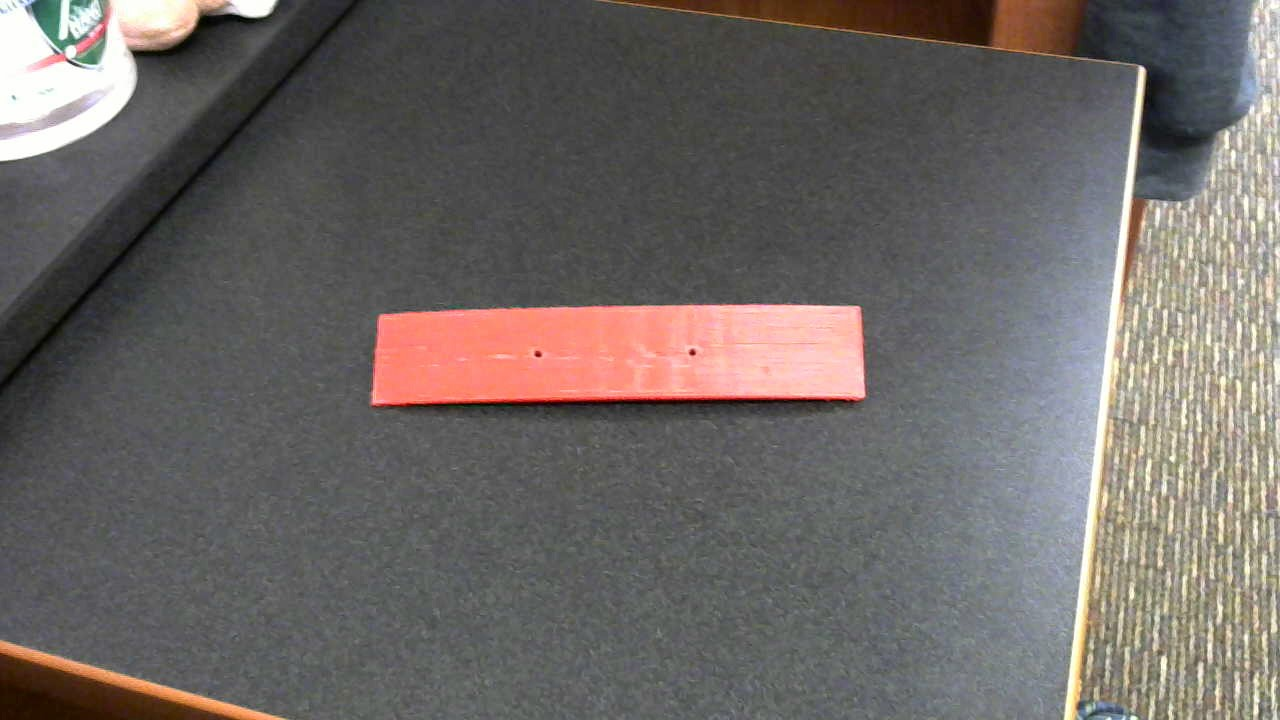
#> input picture images/Mix/0.jpg, 1280 x 720 px
$ python -i utils.py   (imports and definitions only)   (older library calls are emulated)
#> lines starting #> are read from the running program, lines starting #| are printed output that depends on the picture; after the words box and inside, x2 and y2 are one past the last pixel; in counts of white or black regions, pixels touching at a corner belong together
#> further down, picture is the input picture: shape (720, 1280, 3); mean B, G, R 101.5, 104.2, 109.9
import cv2 as cv
import numpy as np
from shapefeatures import customFeatures

def preprocess(img):
    _, binary = cv.threshold(img, 127, 255, type=cv.THRESH_BINARY)
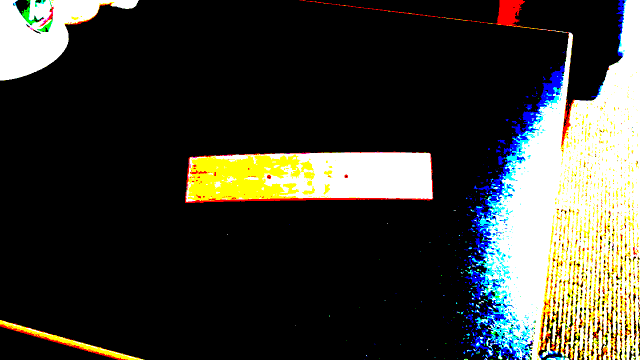
#> binary: shape (720, 1280, 3) (shown at 1/2 size); mean B, G, R 51.6, 58.8, 58.6

    hsv = cv.cvtColor(binary, cv.COLOR_BGR2HSV)
#> hsv: shape (720, 1280, 3); mean H, S, V 4, 20.5, 65.5
    thresh = cv.inRange(hsv, (0, 0, 0), (180, 255, 80))
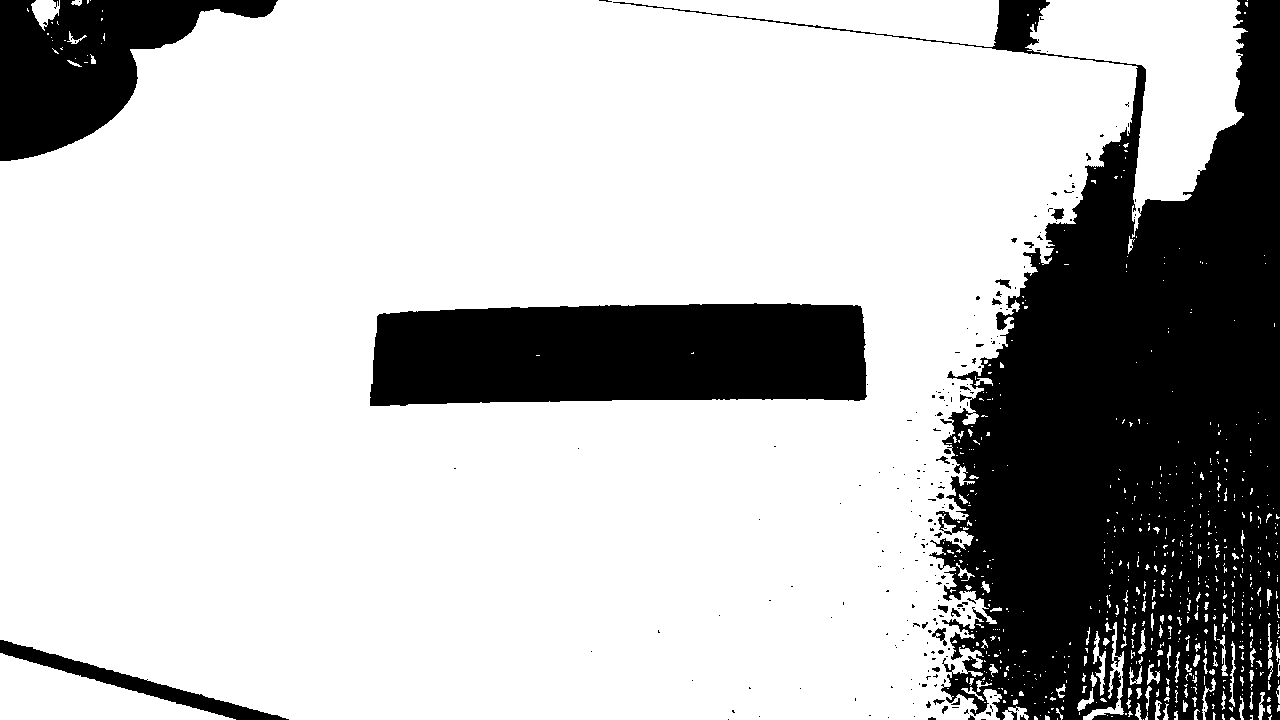
#> thresh: shape (720, 1280); 74.3% white; 219 black regions (190 under 20 px), largest, box (x1, y1, x2, y2) and area: (613, 0, 1280, 720) 163047, (370, 303, 867, 406) 46405, (0, 0, 278, 161) 21845
    smooth = cv.medianBlur(thresh, 5)
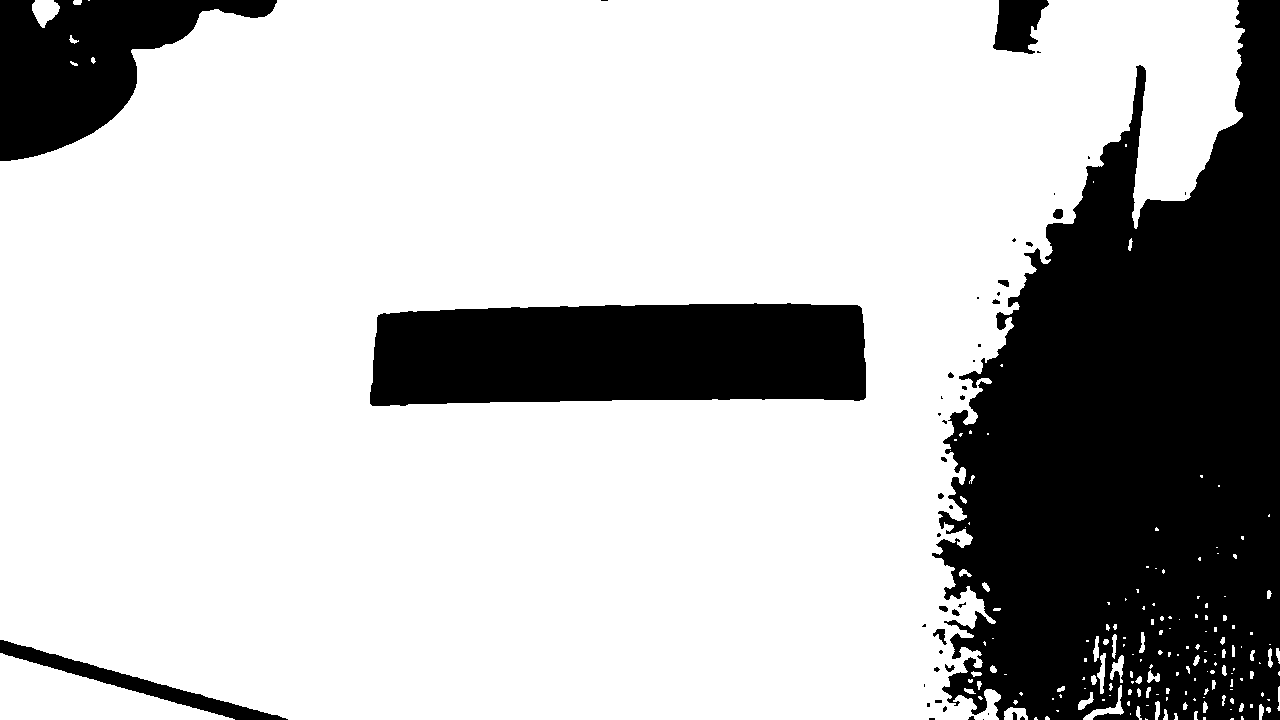
#> smooth: shape (720, 1280); 74% white; 47 black regions (27 under 20 px), largest, box (x1, y1, x2, y2) and area: (932, 0, 1280, 720) 164305, (370, 303, 866, 406) 46405, (0, 0, 277, 161) 22006
    return smooth

# [28 lines left out: functions saveFeatures, loadFeatures, loadReference, not called in this run]

def euclideanDist(A, B):
    return np.sqrt(np.sum((A - B)**2))

# [54 lines left out: functions NVIP, Tanimoto, R2, compare, predict, not called in this run]

>>> import cv2
>>> picture = cv2.imread('../images/Mix/0.jpg')
>>> result = preprocess(picture)

$ run again, on images/Mix/1.jpg
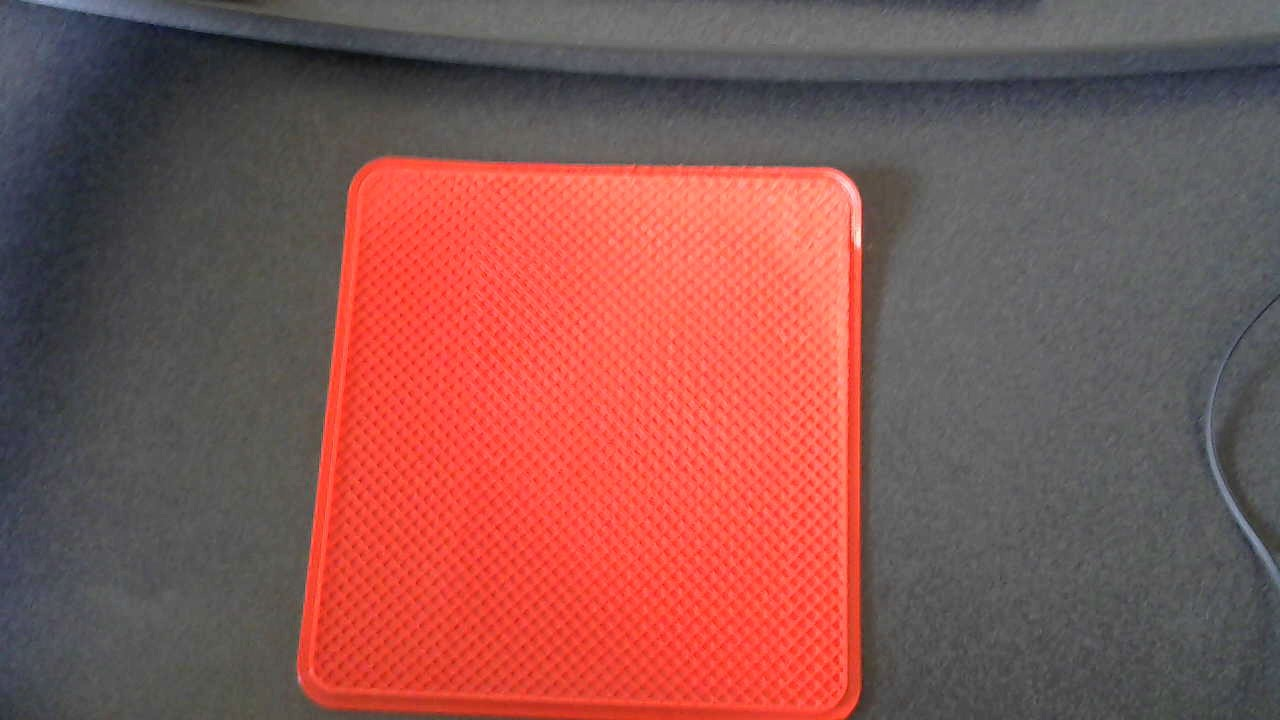
#> input picture images/Mix/1.jpg, 1280 x 720 px
#> picture is the input picture: shape (720, 1280, 3); mean B, G, R 81.8, 85.4, 136.8
#> in preprocess, `_, binary = cv.threshold(img, 127, 255, type=cv.THRESH_BINARY)`:
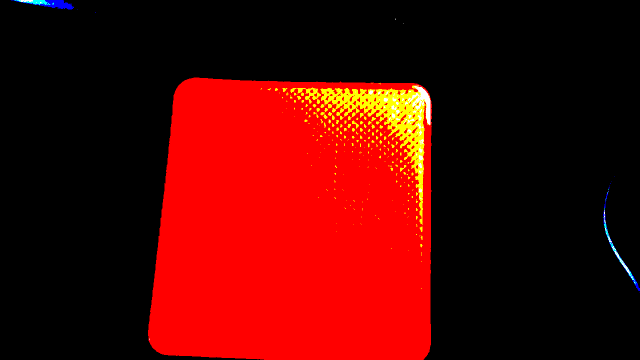
#> binary: shape (720, 1280, 3) (shown at 1/2 size); mean B, G, R 1.3, 5.4, 82.8
#> hsv: shape (720, 1280, 3); mean H, S, V 0.7, 82.5, 83.3
#> in preprocess, `thresh = cv.inRange(hsv, (0, 0, 0), (180, 255, 80))`:
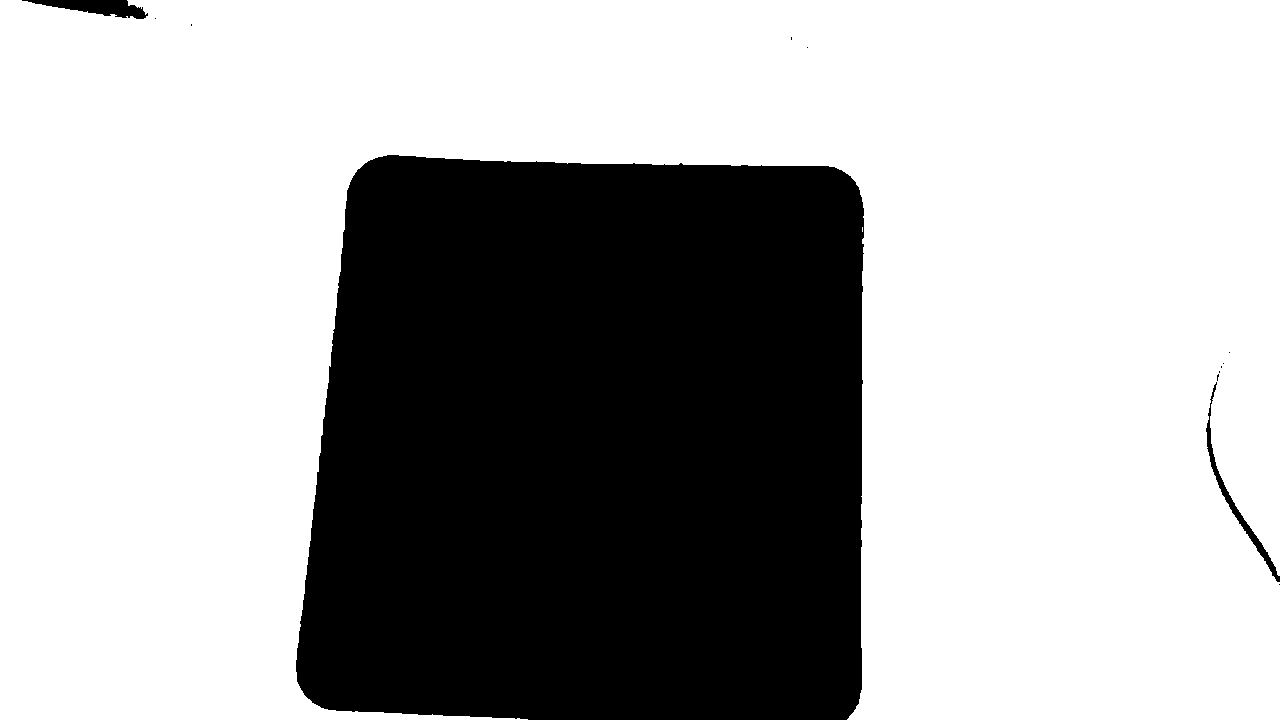
#> thresh: shape (720, 1280); 67.3% white; 13 black regions (10 under 20 px), largest, box (x1, y1, x2, y2) and area: (296, 155, 864, 720) 298831, (22, 0, 148, 19) 1245, (1206, 382, 1280, 582) 1049
#> smooth: shape (720, 1280); 67.3% white; 4 black regions (1 under 20 px), largest, box (x1, y1, x2, y2) and area: (296, 155, 864, 720) 298827, (24, 0, 147, 19) 1242, (1206, 423, 1280, 583) 975

$ run again, on images/Mix/10.jpg
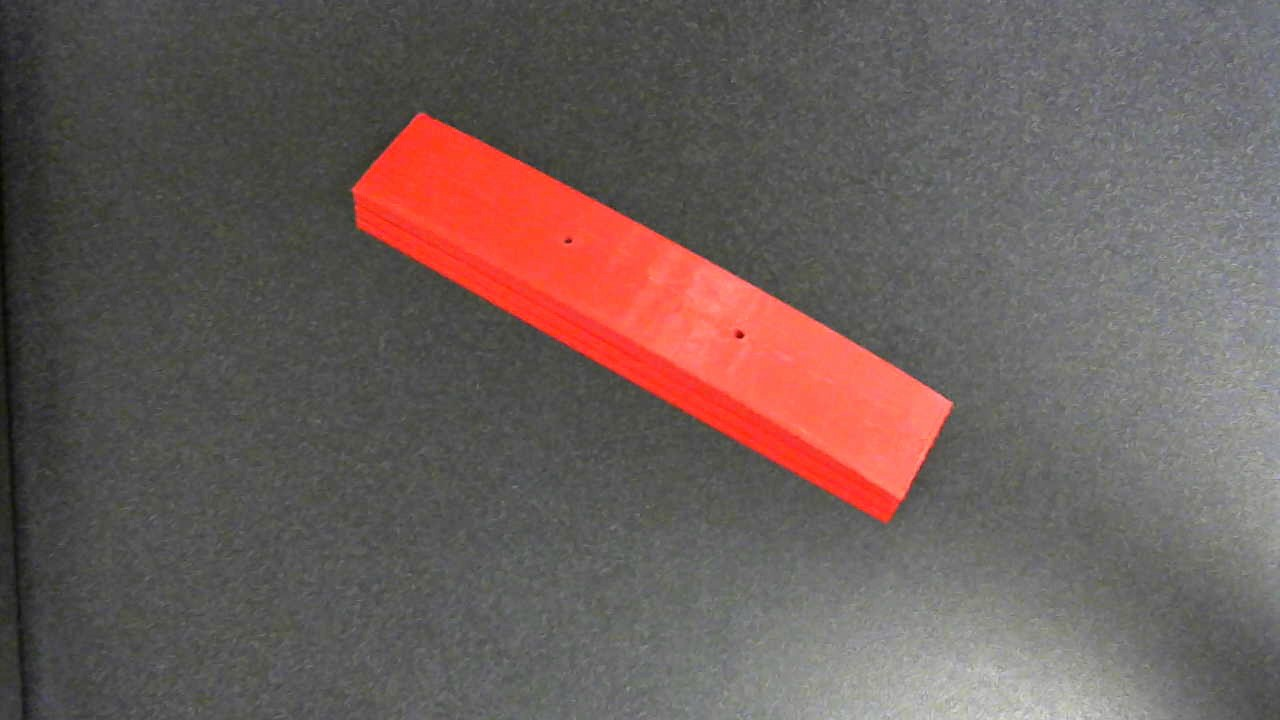
#> input picture images/Mix/10.jpg, 1280 x 720 px
#> picture is the input picture: shape (720, 1280, 3); mean B, G, R 90.4, 93.6, 109.1
#> hsv: shape (720, 1280, 3); mean H, S, V 1.7, 29.5, 52.7
#> in preprocess, `thresh = cv.inRange(hsv, (0, 0, 0), (180, 255, 80))`:
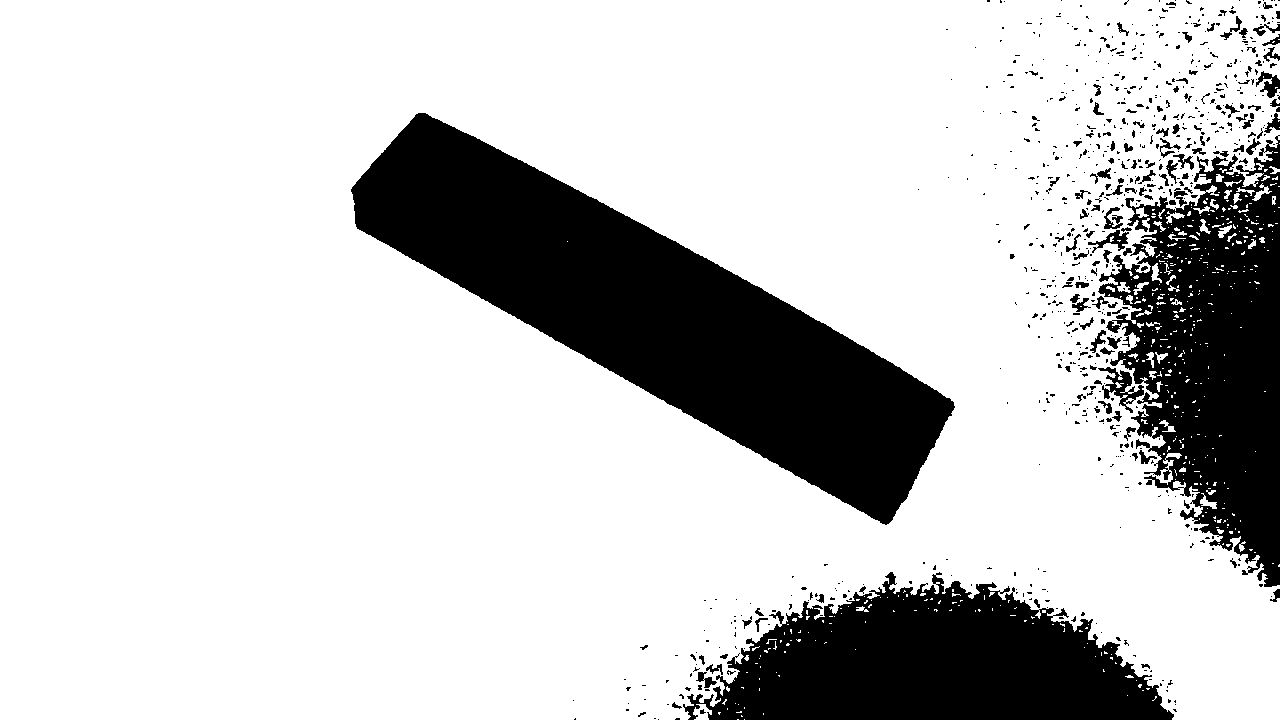
#> thresh: shape (720, 1280); 79.3% white; 769 black regions (641 under 20 px), largest, box (x1, y1, x2, y2) and area: (351, 113, 955, 525) 88541, (1098, 135, 1280, 587) 45743, (683, 572, 1174, 720) 45469
#> in preprocess, `smooth = cv.medianBlur(thresh, 5)`:
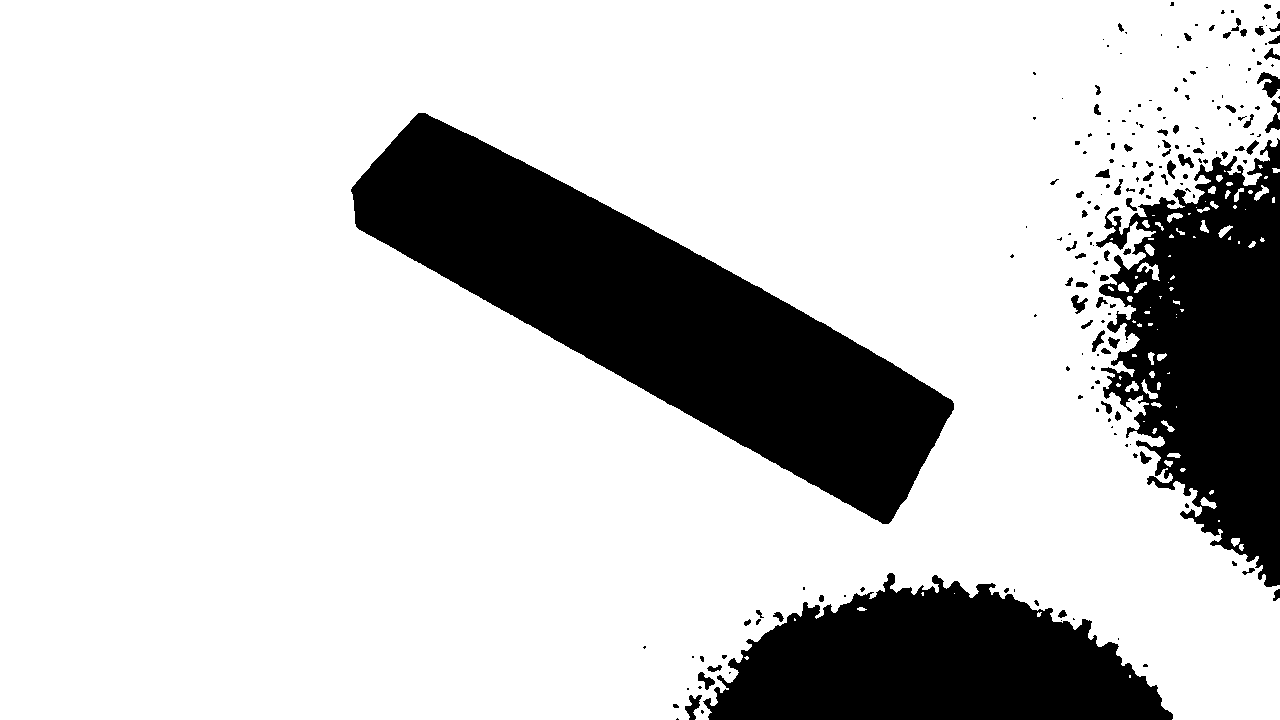
#> smooth: shape (720, 1280); 79.6% white; 196 black regions (121 under 20 px), largest, box (x1, y1, x2, y2) and area: (351, 113, 954, 524) 88530, (1096, 138, 1280, 587) 49090, (703, 573, 1173, 720) 45584
